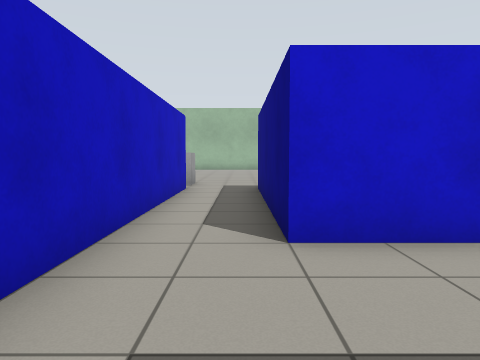
view 1 (above)

24 first-person views from a walk through a Gazebo world. The camera is 0.9 m above the floor, tilts 4° down and sees 70° across. The floor is counted in squares, 1 m on a side. Each view is taken from the middle of a square. On the plan, view 1 faces up. The plan holds only what a view shows up to about 12 squares ahead; the rest is blank. The place goes on beyond the plan.

view 2
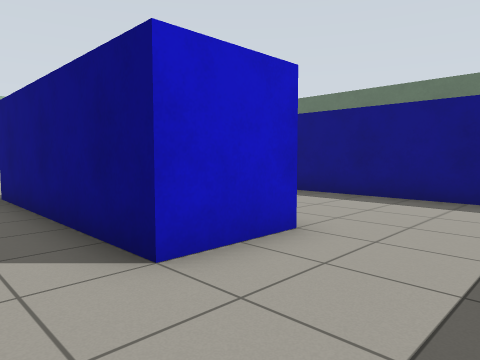

view 3
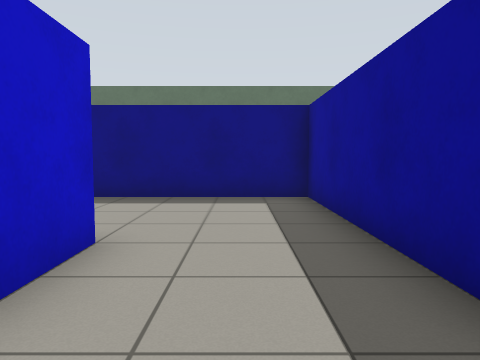

view 4
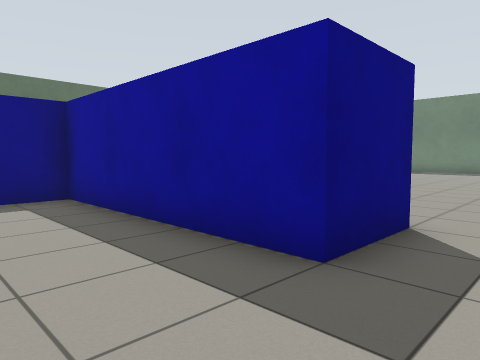

view 5
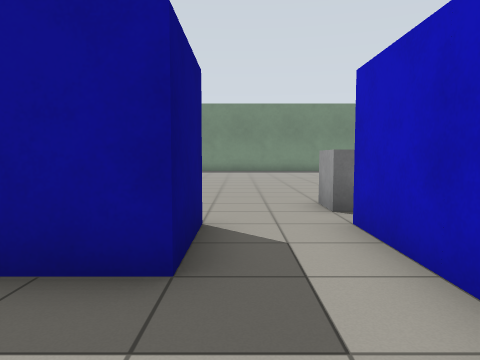

view 6
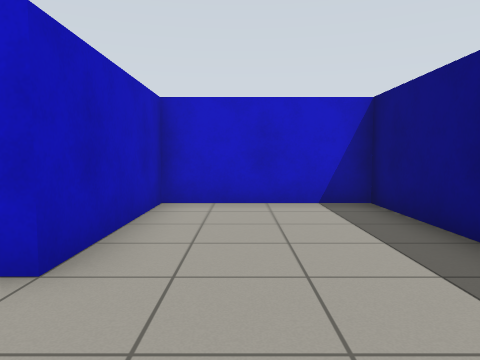

view 7
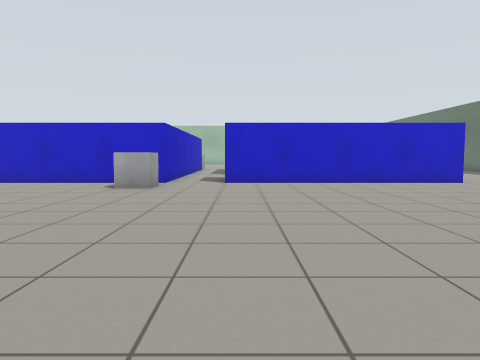

view 8
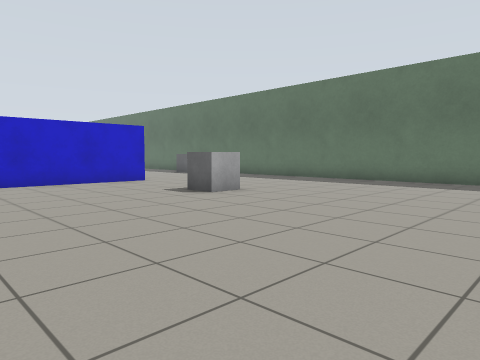

view 9
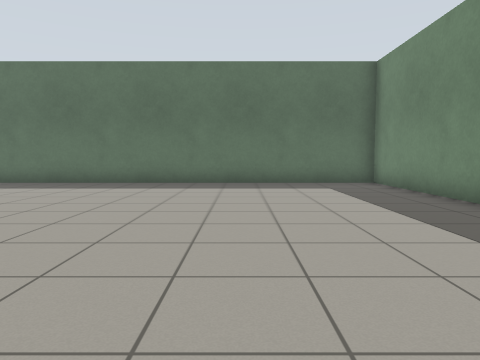

view 10
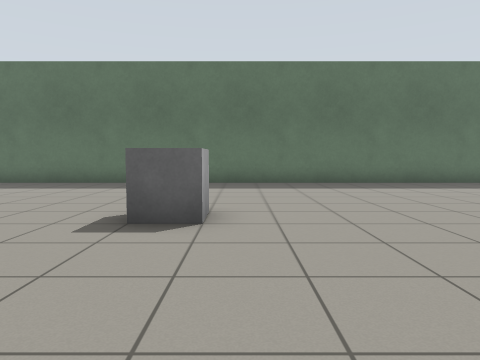

view 11
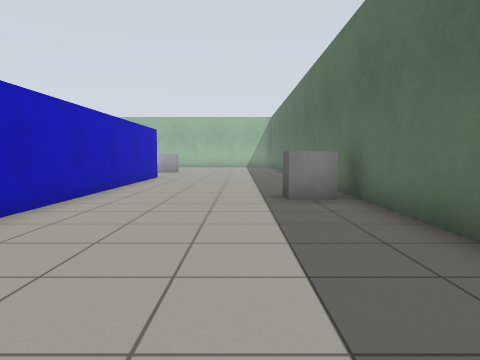

view 12
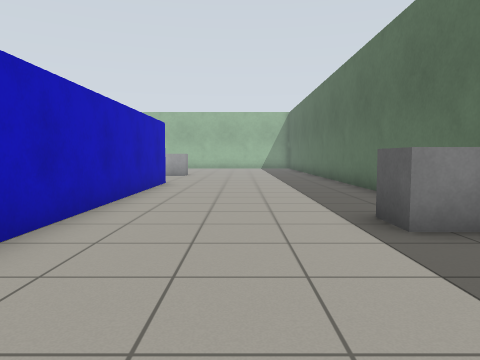

view 13
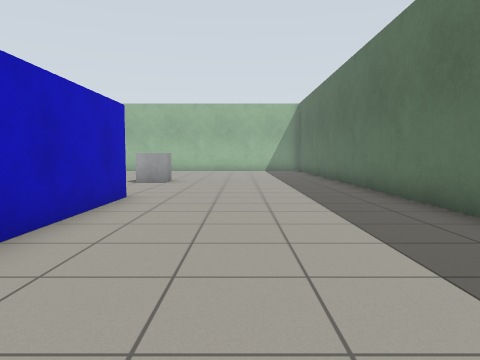

view 14
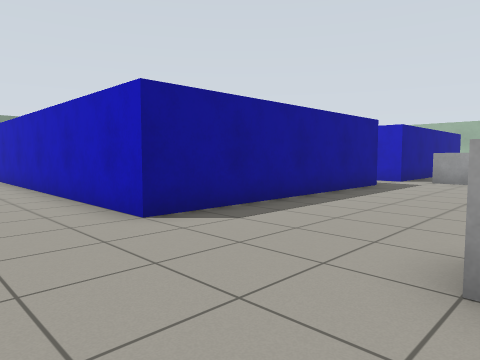

view 15
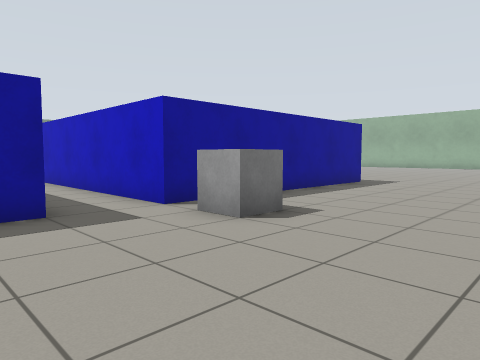

view 16
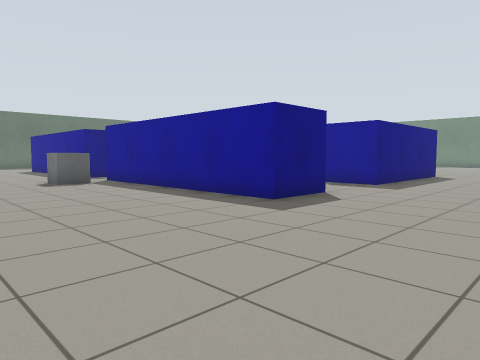

view 17
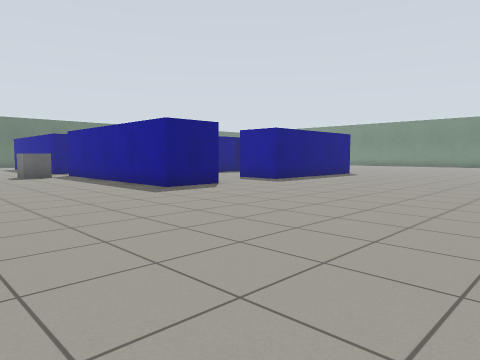

view 18
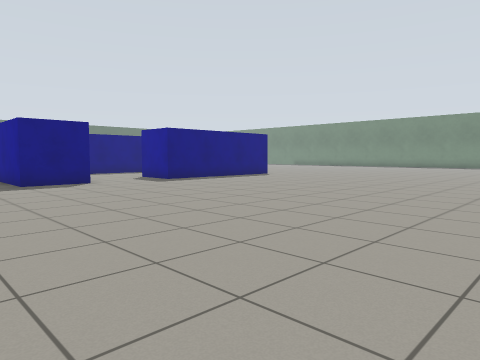

view 19
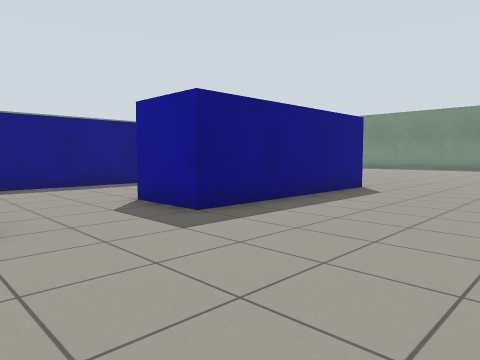

view 20
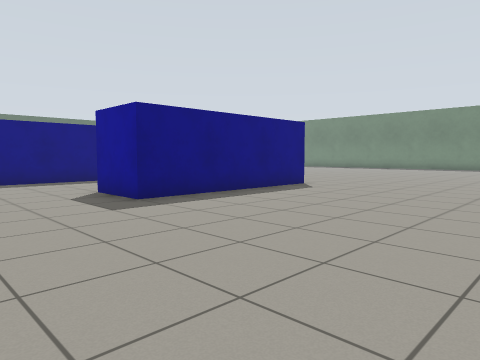

view 21
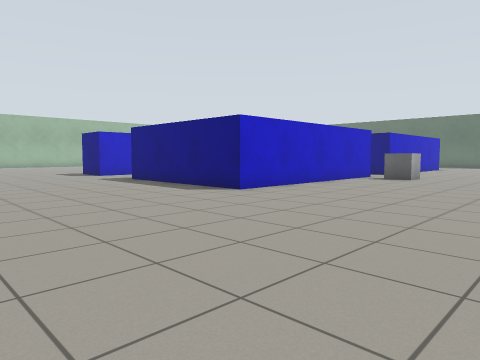

view 22
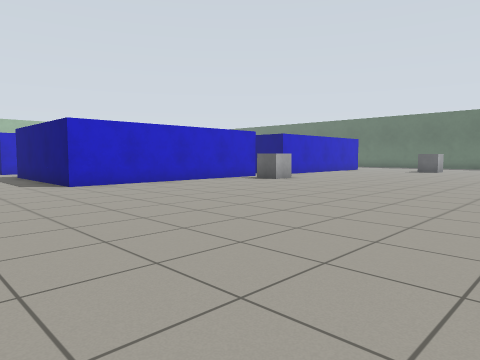

view 23
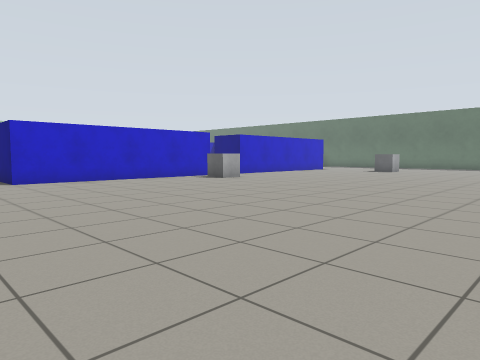

view 24
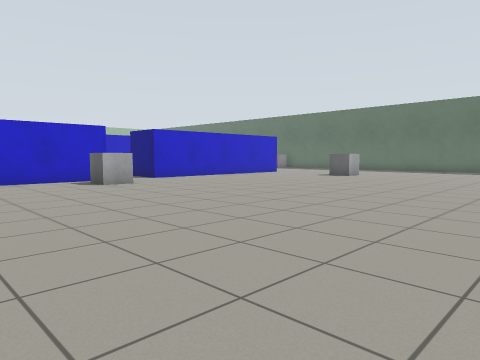

### Floor plan
Key: @ floor where view 1 was taken; # wall or solid block; . floor; B bookshelf; L blue box.
Columns run from 21 left of view 1 to 15 right of it. Each row starts with its distance up from view 1.
 15    . ... ..         .. .
 14     ...................      B......#
 13    ..................... ...........#
 12 . ..................................#
 11  ..................B................#
 10 ....................................#
  9 ............LLLLLLLL..LLLLLLLL......#
  8  ...........L      L..LLLLLLLL......#
  7  ...............   L..LL....LL......#
  6  .................LL..LL....LL......#
  5  .................LL..LL....LL......#
  4  ...........LL....LL..LL....LL......#
  3   ..........L   ..LL........LL....BB#
  2   ..........L     LL........LL....BB#
  1   ..........L      L........LL......#
  0   ..........L      L.@LLLLLL L......#
 -1   ... ......LLLLLLLL..LLLLLLLL......#
 -2       ..............................#
 -3       .............B................#
 -4       ..............................#
 -5      ............................. .#
 -6      ........................B......#
 -7       ..............................#
 -8      . .............................#
 -9         ............................#
-10         ............................#
-11          ...........................#
-12         ............................#
-13           ..........................#
-14          . .. . ..       ...........#
-15                           ..........#
-16                             ........#
-17                              .......#
-18                                ######

Where each view was taken, in squares from view 1:
view 1: 0 up, 0 right, facing up
view 2: 1 up, 1 left, facing up-right
view 3: 2 up, 1 left, facing right
view 4: 3 up, 1 left, facing down-right
view 5: 3 up, 0 right, facing down
view 6: 1 up, 4 right, facing up
view 7: 13 down, 1 right, facing up
view 8: 13 down, 2 right, facing up-right
view 9: 13 down, 3 right, facing right
view 10: 7 down, 3 right, facing right
view 11: 5 down, 12 right, facing up
view 12: 2 down, 11 right, facing up
view 13: 2 up, 11 right, facing up
view 14: 14 up, 11 right, facing down-left
view 15: 15 up, 2 right, facing down-left
view 16: 15 up, 14 left, facing down-right
view 17: 15 up, 18 left, facing down-right
view 18: 12 up, 21 left, facing down-right
view 19: 8 up, 14 left, facing down-right
view 20: 8 up, 16 left, facing down-right
view 21: 8 down, 16 left, facing up-right
view 22: 12 down, 13 left, facing up-right
view 23: 14 down, 12 left, facing up-right
view 24: 14 down, 7 left, facing up-right
